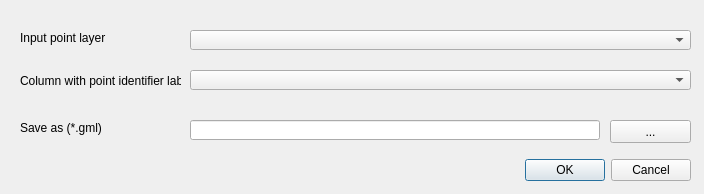
<?xml version="1.0" encoding="UTF-8"?>
<ui version="4.0">
 <class>Dialog</class>
 <widget class="QDialog" name="Dialog">
  <property name="geometry">
   <rect>
    <x>0</x>
    <y>0</y>
    <width>704</width>
    <height>194</height>
   </rect>
  </property>
  <property name="windowTitle">
   <string>Make receptor gml file from point layer</string>
  </property>
  <widget class="QDialogButtonBox" name="buttonBox">
   <property name="geometry">
    <rect>
     <x>510</x>
     <y>140</y>
     <width>181</width>
     <height>61</height>
    </rect>
   </property>
   <property name="orientation">
    <enum>Qt::Horizontal</enum>
   </property>
   <property name="standardButtons">
    <set>QDialogButtonBox::Cancel|QDialogButtonBox::Ok</set>
   </property>
  </widget>
  <widget class="QLabel" name="label">
   <property name="geometry">
    <rect>
     <x>20</x>
     <y>30</y>
     <width>191</width>
     <height>16</height>
    </rect>
   </property>
   <property name="text">
    <string>Input point layer </string>
   </property>
  </widget>
  <widget class="QLabel" name="label_2">
   <property name="geometry">
    <rect>
     <x>20</x>
     <y>120</y>
     <width>191</width>
     <height>16</height>
    </rect>
   </property>
   <property name="text">
    <string>Save as (*.gml)</string>
   </property>
  </widget>
  <widget class="QgsMapLayerComboBox" name="combo_layer">
   <property name="geometry">
    <rect>
     <x>190</x>
     <y>30</y>
     <width>501</width>
     <height>20</height>
    </rect>
   </property>
  </widget>
  <widget class="QLineEdit" name="edit_outfile">
   <property name="geometry">
    <rect>
     <x>190</x>
     <y>120</y>
     <width>410</width>
     <height>20</height>
    </rect>
   </property>
  </widget>
  <widget class="QPushButton" name="button_outfile">
   <property name="geometry">
    <rect>
     <x>610</x>
     <y>120</y>
     <width>81</width>
     <height>23</height>
    </rect>
   </property>
   <property name="text">
    <string>...</string>
   </property>
  </widget>
  <widget class="QLabel" name="label_3">
   <property name="geometry">
    <rect>
     <x>20</x>
     <y>70</y>
     <width>161</width>
     <height>21</height>
    </rect>
   </property>
   <property name="text">
    <string>Column with point identifier label</string>
   </property>
  </widget>
  <widget class="QgsFieldComboBox" name="fcb_combo_layer">
   <property name="geometry">
    <rect>
     <x>190</x>
     <y>70</y>
     <width>501</width>
     <height>20</height>
    </rect>
   </property>
  </widget>
 </widget>
 <customwidgets>
  <customwidget>
   <class>QgsMapLayerComboBox</class>
   <extends>QComboBox</extends>
   <header>qgsmaplayercombobox.h</header>
  </customwidget>
  <customwidget>
   <class>QgsFieldComboBox</class>
   <extends>QComboBox</extends>
   <header>qgsfieldcombobox.h</header>
  </customwidget>
 </customwidgets>
 <resources/>
 <connections>
  <connection>
   <sender>buttonBox</sender>
   <signal>accepted()</signal>
   <receiver>Dialog</receiver>
   <slot>accept()</slot>
   <hints>
    <hint type="sourcelabel">
     <x>248</x>
     <y>254</y>
    </hint>
    <hint type="destinationlabel">
     <x>157</x>
     <y>274</y>
    </hint>
   </hints>
  </connection>
  <connection>
   <sender>buttonBox</sender>
   <signal>rejected()</signal>
   <receiver>Dialog</receiver>
   <slot>reject()</slot>
   <hints>
    <hint type="sourcelabel">
     <x>316</x>
     <y>260</y>
    </hint>
    <hint type="destinationlabel">
     <x>286</x>
     <y>274</y>
    </hint>
   </hints>
  </connection>
 </connections>
</ui>
